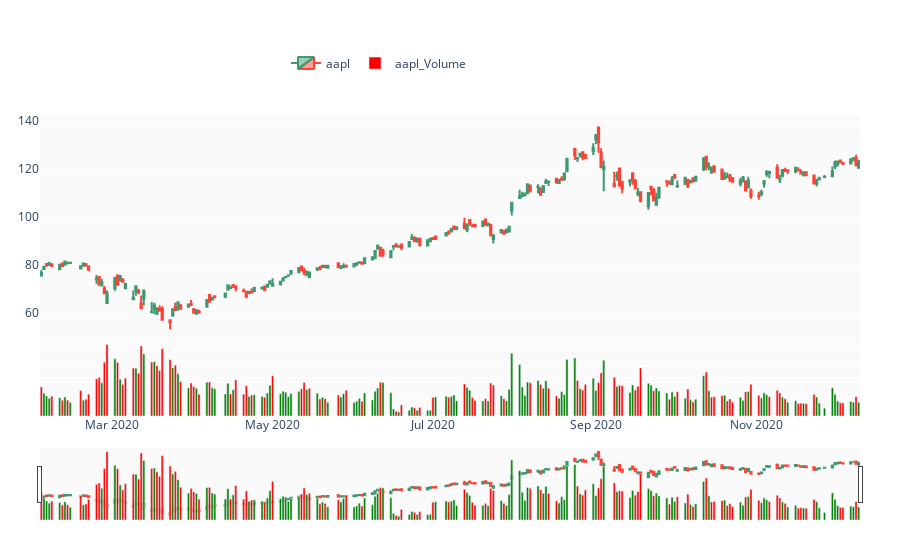

Notebook code for this chart:
### Markdown cell above
## Stock Plot

Next, we are going to demonstrate how the candle plot works.

We can simply call the **.plot** from the transformer we created previously.

First, we can take a look at the general candle plot with one stock, **stock_data**.

### Code cell
fig = stock_data.plot
fig

### Figure 1 — Plotly figure (JSON) as saved in the notebook; plotly's stock layout.template omitted (floating-point values rounded to 4 significant figures; data arrays with more than 128 entries replaced by an {"elided": "..."} marker saying what was removed)
{"data": [{"close": {"elided": "218 float values"}, "high": {"elided": "218 float values"}, "low": {"elided": "218 float values"}, "name": "aapl", "open": {"elided": "218 float values"}, "type": "candlestick", "x": {"elided": "218 str values"}, "yaxis": "y"}, {"marker": {"color": {"elided": "218 str values"}}, "name": "aapl_Volume", "type": "bar", "x": {"elided": "218 str values"}, "y": {"elided": "218 int values"}, "yaxis": "y2"}], "layout": {"legend": {"orientation": "h", "x": 0.3, "y": 0.9, "yanchor": "bottom"}, "margin": {"b": 40, "l": 40, "r": 40, "t": 40}, "plot_bgcolor": "rgb(250, 250, 250)", "xaxis": {"anchor": "y2", "rangeselector": {"visible": true}}, "yaxis": {"domain": [0.2, 0.8], "showticklabels": true}, "yaxis2": {"domain": [0, 0.2], "showticklabels": false}}}
